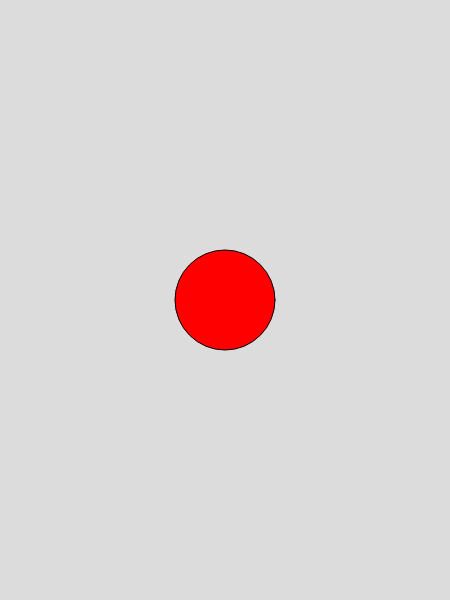
Frame 1 (no input)
Frame 60 (no input): identical to frame 1, image omitted
Frame 120 (the mouse pressed at the canvas centre since frame 60): identical to frame 1, image omitted

The p5.js sketch that drew this single still picture (run headless with seeded random() and noise() and a simulated clock; from frame 60 on, the mouse is pressed at the canvas centre):

// p5.js sketch
// ── sketch.js
var canvasWidth = 450;
var canvasHeight = 600;

function setup() {
    createCanvas(canvasWidth, canvasHeight);
}

function draw() {
    background(220);
    
    fill(255, 0, 0)
    circle(canvasWidth / 2, canvasHeight / 2, 100);
}
